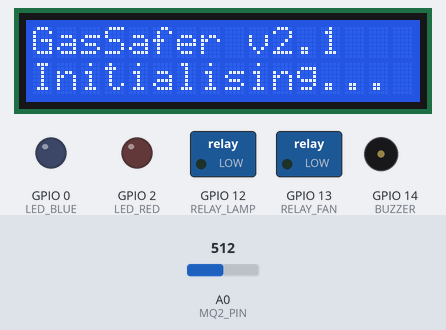
A sketch run on a simulated ESP8266 (NodeMCU). Shown: 16×2 character LCD, switched loads named in the sketch (green lamp = pin HIGH), output pins drawn as LEDs (lit = HIGH), buzzer (waves = sounding, pin HIGH). The inputs (shaded band) are chosen by the test bench; at power-on: A0 (MQ2_PIN) = 512. WiFi joins after 1.5 s; servers stay silent unless stated; uploads are accepted with an empty reply; what the sketch prints to the serial monitor is not drawn.

Above: at 0.2 s.
At 2.8 s:
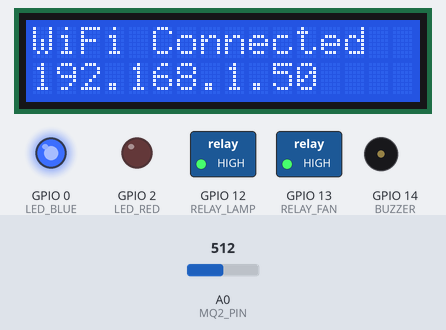
At 4.3 s:
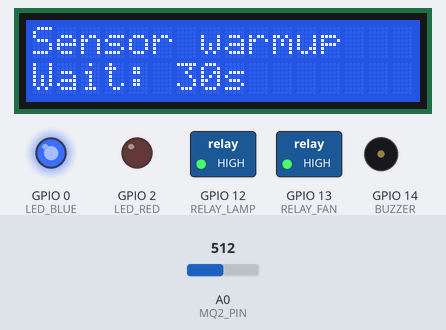
At 11.7 s:
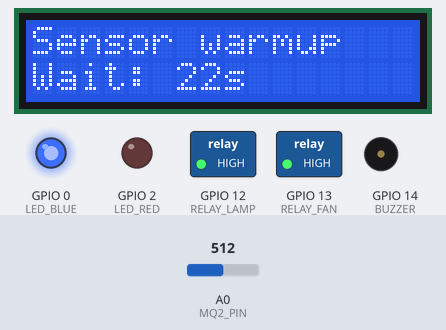
At 19.7 s:
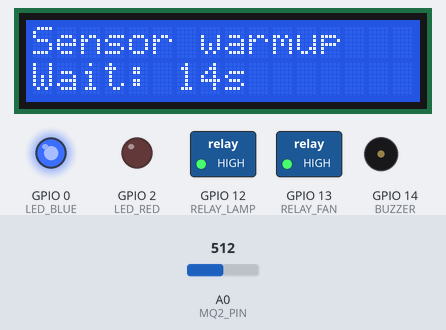
At 34.5 s:
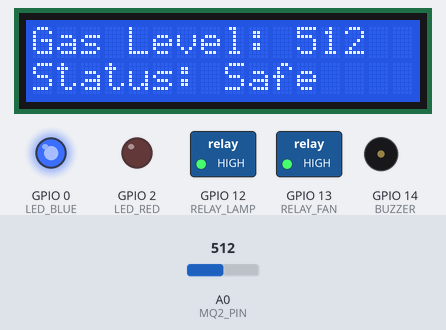

Measured:
- what the display in image 0 shows lasts 1.0 s, from 0.2 s to 1.2 s
- what the display in image 1 shows lasts 1.6 s, from 2.7 s to 4.3 s
- what the display in image 2 shows lasts 0.5 s, from 4.3 s to 4.8 s
- what the display in image 3 shows lasts 1.0 s, from 11.7 s to 12.7 s

The sketch:

GasSafer.ino
```cpp
// GasSafer — NodeMCU ESP8266 Gas Leak Monitor v2.1
//
// Firebase:
//   WRITE  /gas/sensor  ← readings { ppm, status, threshold, lastUpdated }
//   READ   /gas/relay   ← lamp commands { state: "on"|"off" } (fan is LOCAL only)
//
// See config.h for WiFi, Firebase secret, threshold.

#include <ESP8266WiFi.h>
#include <ESP8266HTTPClient.h>
#include <WiFiClientSecure.h>
#include <Wire.h>
#include <LiquidCrystal_I2C.h>
#include <ArduinoJson.h>
#include "config.h"

#define MQ2_PIN      A0
#define LED_BLUE      0
#define LED_RED       2
#define BUZZER       14
#define RELAY_LAMP   12
#define RELAY_FAN    13

#define RELAY_ON   LOW
#define RELAY_OFF  HIGH

LiquidCrystal_I2C lcd(LCD_I2C_ADDR, 16, 2);

unsigned long lastSend       = 0;
unsigned long lastRelayCheck = 0;
unsigned long bootTime       = 0;
bool          wasLeaking     = false;
bool          warmedUp       = false;

String buildUrl(const char* path) {
  return "https://" + String(FIREBASE_HOST) +
         String(path) + ".json?auth=" + String(FIREBASE_SECRET);
}

String uptimeISO() {
  char buf[24];
  snprintf(buf, sizeof(buf), "boot+%lus", millis() / 1000);
  return String(buf);
}

void connectWiFi() {
  lcd.clear();
  lcd.setCursor(0, 0);
  lcd.print("Connecting WiFi");
  Serial.print("Connecting WiFi");

  WiFi.begin(WIFI_SSID, WIFI_PASSWORD);
  int attempts = 0;
  while (WiFi.status() != WL_CONNECTED && attempts < 40) {
    delay(500);
    Serial.print(".");
    attempts++;
  }

  if (WiFi.status() == WL_CONNECTED) {
    Serial.println();
    Serial.println(WiFi.localIP());
    lcd.clear();
    lcd.setCursor(0, 0);
    lcd.print("WiFi Connected");
    lcd.setCursor(0, 1);
    lcd.print(WiFi.localIP());
    delay(1500);
  } else {
    Serial.println("\nWiFi FAILED");
    lcd.clear();
    lcd.setCursor(0, 0);
    lcd.print("WiFi FAILED");
    lcd.setCursor(0, 1);
    lcd.print("Offline mode");
    delay(2000);
  }
}

void sendToFirebase(int rawValue, bool leaking) {
  if (WiFi.status() != WL_CONNECTED) return;

  WiFiClientSecure client;
  client.setInsecure();
  HTTPClient http;

  String status  = leaking ? "danger" : "safe";
  String payload = "{\"ppm\":" + String(rawValue) +
                   ",\"status\":\"" + status + "\"" +
                   ",\"threshold\":" + String(THRESHOLD) +
                   ",\"lastUpdated\":\"" + uptimeISO() + "\"}";

  http.begin(client, buildUrl("/gas/sensor"));
  http.addHeader("Content-Type", "application/json");
  int code = http.PUT(payload);
  http.end();

  Serial.printf("[Firebase] ppm=%d %s HTTP=%d\n", rawValue, status.c_str(), code);
}

void checkRelayCommand() {
  if (WiFi.status() != WL_CONNECTED) return;

  WiFiClientSecure client;
  client.setInsecure();
  HTTPClient http;

  http.begin(client, buildUrl("/gas/relay"));
  int code = http.GET();

  if (code == 200) {
    String body = http.getString();
    StaticJsonDocument<128> doc;
    if (!deserializeJson(doc, body) && doc["state"]) {
      const char* state = doc["state"];
      if (strcmp(state, "on") == 0) {
        digitalWrite(RELAY_LAMP, RELAY_ON);
        Serial.println("[Relay] Backend: LAMP ON");
      } else if (strcmp(state, "off") == 0 && !wasLeaking) {
        digitalWrite(RELAY_LAMP, RELAY_OFF);
        Serial.println("[Relay] Backend: LAMP OFF");
      }
    }
  }
  http.end();
}

void lcdShowReading(int rawValue, bool leaking) {
  lcd.setCursor(0, 0);
  lcd.print("Gas Level: ");
  lcd.print(rawValue);
  lcd.print("    ");

  lcd.setCursor(0, 1);
  lcd.print(leaking ? "!! GAS LEAK !!  " : "Status: Safe    ");
}

void lcdShowWarmup(unsigned long remaining) {
  lcd.setCursor(0, 0);
  lcd.print("Sensor warmup   ");
  lcd.setCursor(0, 1);
  lcd.print("Wait: ");
  lcd.print(remaining / 1000);
  lcd.print("s      ");
}

void setup() {
  Serial.begin(115200);
  delay(100);

  Wire.begin(5, 4);
  lcd.init();
  lcd.backlight();
  lcd.setCursor(0, 0);
  lcd.print("GasSafer v2.1   ");
  lcd.setCursor(0, 1);
  lcd.print("Initialising... ");
  delay(1000);

  pinMode(LED_BLUE,   OUTPUT);
  pinMode(LED_RED,    OUTPUT);
  pinMode(BUZZER,     OUTPUT);
  pinMode(RELAY_LAMP, OUTPUT);
  pinMode(RELAY_FAN,  OUTPUT);

  digitalWrite(RELAY_LAMP, RELAY_OFF);
  digitalWrite(RELAY_FAN,  RELAY_OFF);
  digitalWrite(LED_RED,    LOW);
  digitalWrite(LED_BLUE,   HIGH);
  digitalWrite(BUZZER,     LOW);

  connectWiFi();
  bootTime = millis();
}

void loop() {
  unsigned long now = millis();

  if (!warmedUp) {
    unsigned long elapsed = now - bootTime;
    if (elapsed < WARMUP_MS) {
      lcdShowWarmup(WARMUP_MS - elapsed);
      delay(500);
      return;
    }
    warmedUp = true;
    lcd.clear();
    Serial.println("Sensor ready");
  }

  if (WiFi.status() != WL_CONNECTED) {
    lcd.setCursor(0, 1);
    lcd.print("WiFi reconnect..");
    WiFi.reconnect();
    delay(3000);
    return;
  }

  int  rawValue = analogRead(MQ2_PIN);
  bool leaking  = rawValue > THRESHOLD;

  lcdShowReading(rawValue, leaking);

  if (leaking) {
    digitalWrite(RELAY_LAMP, RELAY_ON);
    digitalWrite(RELAY_FAN,  RELAY_ON);
    digitalWrite(LED_RED,    HIGH);
    digitalWrite(LED_BLUE,   LOW);
    digitalWrite(BUZZER,     HIGH);
    if (!wasLeaking) {
      Serial.printf("LEAK raw=%d threshold=%d\n", rawValue, THRESHOLD);
      wasLeaking = true;
    }
  } else {
    digitalWrite(RELAY_LAMP, RELAY_OFF);
    digitalWrite(RELAY_FAN,  RELAY_OFF);
    digitalWrite(LED_RED,    LOW);
    digitalWrite(LED_BLUE,   HIGH);
    digitalWrite(BUZZER,     LOW);
    if (wasLeaking) {
      Serial.printf("Cleared raw=%d\n", rawValue);
      wasLeaking = false;
    }
  }

  if (now - lastSend >= SEND_INTERVAL) {
    lastSend = now;
    sendToFirebase(rawValue, leaking);
  }

  if (now - lastRelayCheck >= RELAY_INTERVAL) {
    lastRelayCheck = now;
    checkRelayCommand();
  }

  delay(200);
}
```

config.example.h
```cpp
#ifndef GASSAFER_CONFIG_H
#define GASSAFER_CONFIG_H

// ── WiFi ──────────────────────────────────────────────────────────
#define WIFI_SSID     "ZTE_2.4G_E5dF64"
#define WIFI_PASSWORD "E3GfsDav"

// ── Firebase Realtime Database ────────────────────────────────────
#define FIREBASE_HOST "gasleakmonitor-ae209-default-rtdb.europe-west1.firebasedatabase.app"
#define FIREBASE_SECRET "TLHkIVw1KYLLFtwXQSlP3LI4FqZ9AWhj7YlXa6OU"

// ── Sensor (raw MQ-2 ADC 0–1023) ──────────────────────────────────
// Calibrate via Serial Monitor; typical safe readings 50–400
#define THRESHOLD       680

#define SEND_INTERVAL   3000    // ms — Firebase write interval
#define RELAY_INTERVAL  5000    // ms — check /gas/relay for lamp command
#define WARMUP_MS       30000   // ms — MQ-2 preheat before monitoring

#define BUZZER_BEEP_MS  300
#define LCD_I2C_ADDR    0x27    // try 0x3F if blank screen

#endif
```
